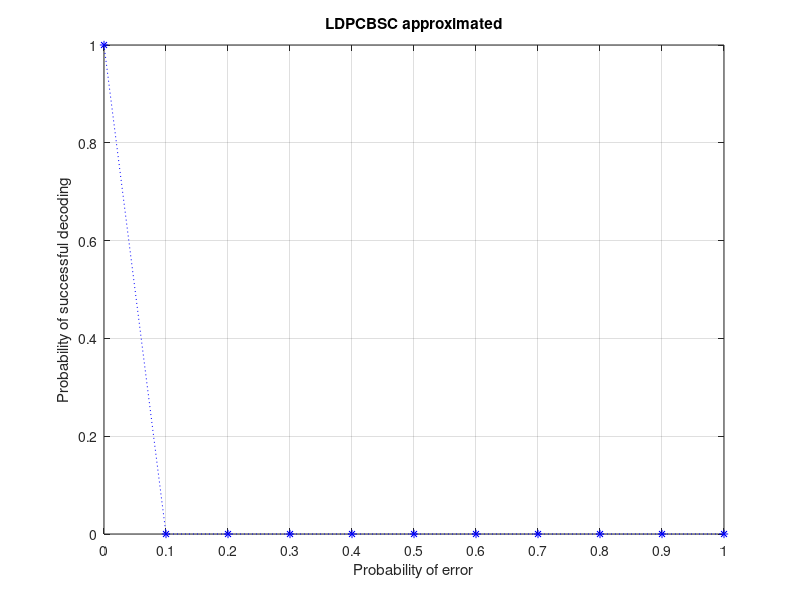

MATLAB code for this plot:
LDPC_BSC = [1, 0, 0, 0, 0, 0, 0, 0, 0, 0, 0];
prob_set = 0:0.1:1;
plot(prob_set, LDPC_BSC, 'b:*');
title('LDPCBSC approximated');
xlabel('Probability of error');
ylabel('Probability of successful decoding');
xticks(0:0.1:1)
grid on;